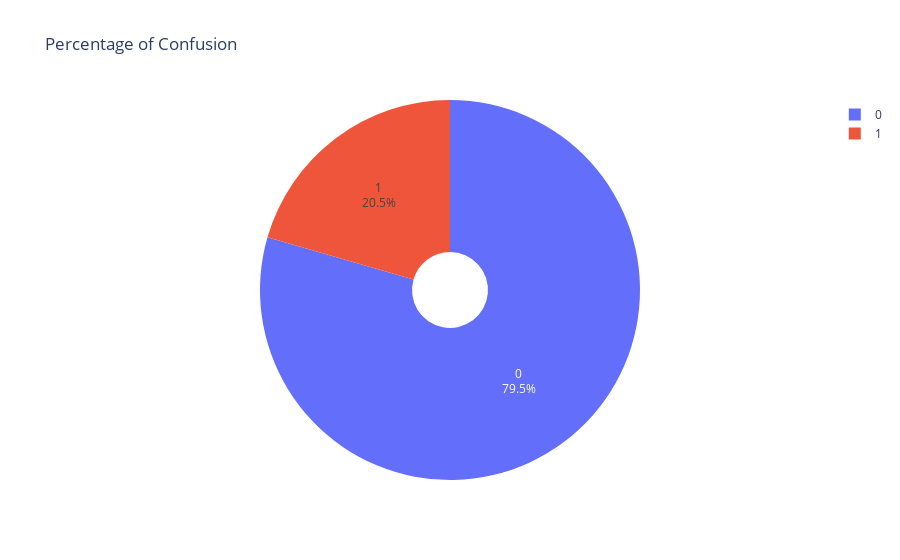

This figure's notebook cell:
### Markdown cell above
##### Symptoms

### Code cell
symptoms = ["Confusion", "Disorientation", "PersonalityChanges", "DifficultyCompletingTasks", "Forgetfulness"]
for col in symptoms:
    fig = px.pie(values=df[col].value_counts(), names=df[col].value_counts().index, title=f"Percentage of {col}", hole=0.2)
    fig.update_traces(textinfo='percent+label')
    fig.show()

### Figure 1 — Plotly figure (JSON) as saved in the notebook; plotly's stock layout.template omitted (floating-point values rounded to 4 significant figures)
{"data": [{"domain": {"x": [0, 1], "y": [0, 1]}, "hole": 0.2, "hovertemplate": "label=%{label}<br>value=%{value}<extra></extra>", "labels": [0, 1], "legendgroup": "", "name": "", "showlegend": true, "textinfo": "percent+label", "type": "pie", "values": [1708, 441]}], "layout": {"legend": {"tracegroupgap": 0}, "title": {"text": "Percentage of Confusion"}}}
